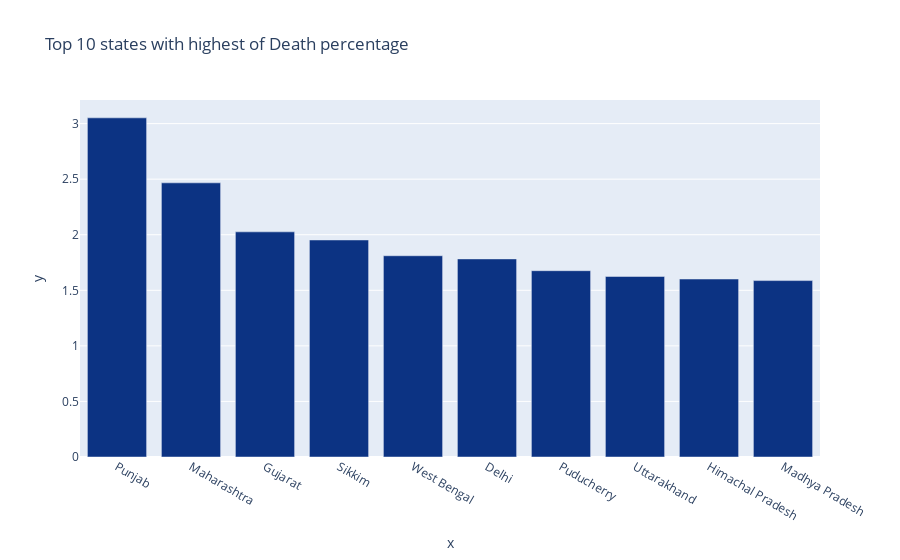

Here is the notebook cell this chart was saved with:
### Code cell
px.bar(x=state_wise.nlargest(10,"Death_percentage")["State/UnionTerritory"],
       y = state_wise.nlargest(10,"Death_percentage")["Death_percentage"],
       color_discrete_sequence=px.colors.diverging.Portland,
       title="Top 10 states with highest of Death percentage")

### Figure 1 — Plotly figure (JSON) as saved in the notebook; plotly's stock layout.template omitted (floating-point values rounded to 4 significant figures)
{"data": [{"alignmentgroup": "True", "hovertemplate": "x=%{x}<br>y=%{y}<extra></extra>", "legendgroup": "", "marker": {"color": "rgb(12,51,131)"}, "name": "", "offsetgroup": "", "orientation": "v", "showlegend": false, "textposition": "auto", "type": "bar", "x": ["Punjab", "Maharashtra", "Gujarat", "Sikkim", "West Bengal", "Delhi", "Puducherry", "Uttarakhand", "Himachal Pradesh", "Madhya Pradesh"], "xaxis": "x", "y": [3.052, 2.467, 2.026, 1.953, 1.811, 1.782, 1.676, 1.624, 1.602, 1.587], "yaxis": "y"}], "layout": {"barmode": "relative", "legend": {"tracegroupgap": 0}, "title": {"text": "Top 10 states with highest of Death percentage"}, "xaxis": {"anchor": "y", "domain": [0, 1], "title": {"text": "x"}}, "yaxis": {"anchor": "x", "domain": [0, 1], "title": {"text": "y"}}}}
